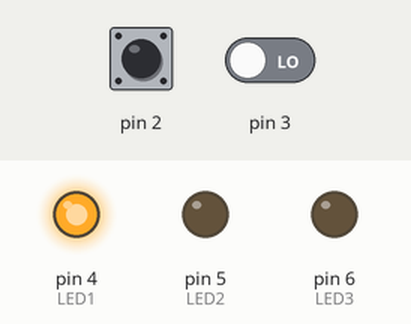
This sketch was run on a simulated Arduino Uno, built with avr-gcc and run on an emulated ATmega328P. Shown: output pins drawn as LEDs (lit = HIGH). The test bench sets the inputs (shaded band); at power-on: pin 2 LOW, pin 3 LOW.

Above: at 1.2 s.
1.3 s: pin 2 driven HIGH
At 1.8 s:
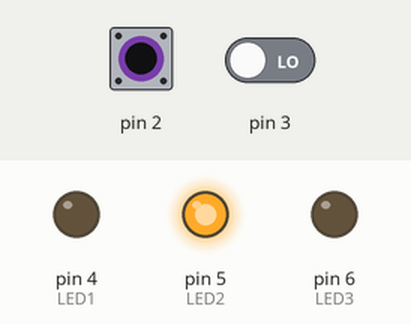
2.8 s: pin 3 driven HIGH
At 4.0 s:
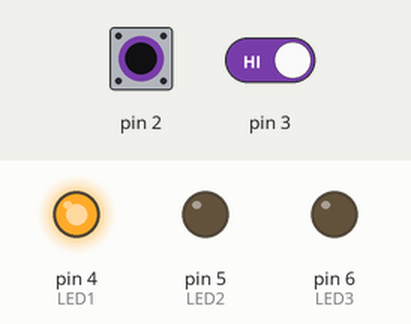
4.3 s: pin 2 pulsed LOW 5 times (0.12 s each, 0.3 s apart)
At 5.1 s:
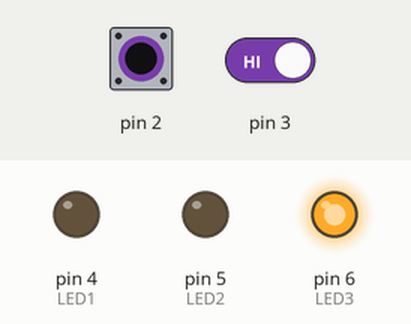
Timing chart, 0 to 7.3 s (numbered marks = the images above; inputs shaded):
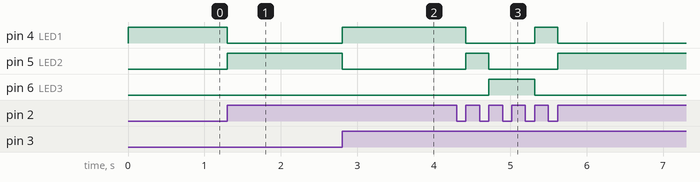

Measured:
- after the input at 1.3 s, pin 4 (LED1): HIGH → LOW at once; pin 5 (LED2): LOW → HIGH at once
- after the input at 2.8 s, pin 4 (LED1): LOW → HIGH at once; pin 5 (LED2): HIGH → LOW at once
- after the input at 4.3 s, pin 4 (LED1): HIGH → LOW after 0.12 s, → HIGH 0.90 s later, → LOW 0.30 s later; pin 5 (LED2): LOW → HIGH after 0.12 s, → LOW 0.30 s later, → HIGH 0.90 s later; pin 6 (LED3): LOW → HIGH after 0.42 s, → LOW 0.60 s later

The sketch:

Ej16-Interrupciones.ino
```cpp
void setup()
{
  pinMode(4, OUTPUT);//LED1
  pinMode(5, OUTPUT);//LED2
  pinMode(6, OUTPUT);//LED3
  attachInterrupt(digitalPinToInterrupt(2), incremento, RISING); //configuracion interrupcion
  attachInterrupt(digitalPinToInterrupt(3), decremento, RISING); //configuracion interrupcion
}
int x=1;

void incremento(){ //funcion para incrementar x
  if(x>3){
   x=1;
  }
  else(x++);
}
void decremento(){ //funcion para decrementar x
  if(x<1){
   x=3;
  }
 else(x--);
}


void loop()
{
  if(x==1){
     digitalWrite(4, HIGH);
     digitalWrite(5, LOW);
     digitalWrite(6, LOW);
  }
  if(x==2){
     digitalWrite(4, LOW);
     digitalWrite(5, HIGH);
     digitalWrite(6, LOW);
  }
  if(x==3){
     digitalWrite(4, LOW);
     digitalWrite(5, LOW);
     digitalWrite(6, HIGH);
  }
}
```
